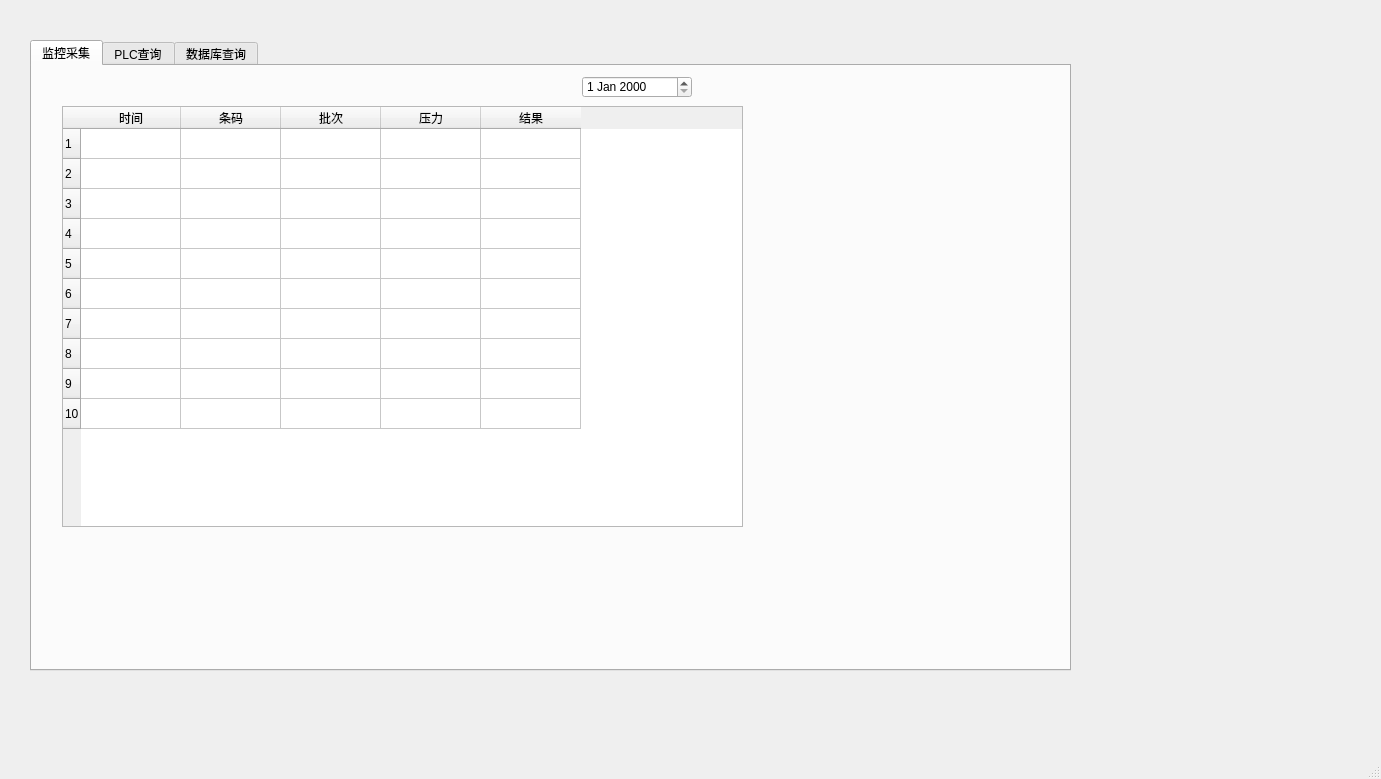
<?xml version="1.0" encoding="UTF-8"?>
<ui version="4.0">
 <class>MainWindow</class>
 <widget class="QMainWindow" name="MainWindow">
  <property name="geometry">
   <rect>
    <x>0</x>
    <y>0</y>
    <width>1381</width>
    <height>779</height>
   </rect>
  </property>
  <property name="windowTitle">
   <string>MainWindow</string>
  </property>
  <widget class="QWidget" name="centralwidget">
   <widget class="QPushButton" name="pushButton3">
    <property name="geometry">
     <rect>
      <x>820</x>
      <y>600</y>
      <width>75</width>
      <height>23</height>
     </rect>
    </property>
    <property name="font">
     <font>
      <family>楷体</family>
      <pointsize>12</pointsize>
     </font>
    </property>
    <property name="text">
     <string>EXCEL</string>
    </property>
   </widget>
   <widget class="QPushButton" name="pushButton2">
    <property name="geometry">
     <rect>
      <x>720</x>
      <y>600</y>
      <width>75</width>
      <height>23</height>
     </rect>
    </property>
    <property name="font">
     <font>
      <family>楷体</family>
      <pointsize>12</pointsize>
     </font>
    </property>
    <property name="text">
     <string>TXT</string>
    </property>
   </widget>
   <widget class="QWidget" name="horizontalLayoutWidget">
    <property name="geometry">
     <rect>
      <x>30</x>
      <y>40</y>
      <width>1041</width>
      <height>631</height>
     </rect>
    </property>
    <layout class="QHBoxLayout" name="horizontalLayout">
     <item>
      <widget class="QTabWidget" name="tabWidget2">
       <property name="currentIndex">
        <number>0</number>
       </property>
       <widget class="QWidget" name="tab">
        <attribute name="title">
         <string>监控采集</string>
        </attribute>
        <widget class="QDateEdit" name="dateEdit">
         <property name="geometry">
          <rect>
           <x>550</x>
           <y>10</y>
           <width>110</width>
           <height>22</height>
          </rect>
         </property>
        </widget>
        <widget class="QTableWidget" name="tableWidget1">
         <property name="geometry">
          <rect>
           <x>30</x>
           <y>40</y>
           <width>681</width>
           <height>421</height>
          </rect>
         </property>
         <row>
          <property name="text">
           <string>1</string>
          </property>
         </row>
         <row>
          <property name="text">
           <string>2</string>
          </property>
         </row>
         <row>
          <property name="text">
           <string>3</string>
          </property>
         </row>
         <row>
          <property name="text">
           <string>4</string>
          </property>
         </row>
         <row>
          <property name="text">
           <string>5</string>
          </property>
         </row>
         <row>
          <property name="text">
           <string>6</string>
          </property>
         </row>
         <row>
          <property name="text">
           <string>7</string>
          </property>
         </row>
         <row>
          <property name="text">
           <string>8</string>
          </property>
         </row>
         <row>
          <property name="text">
           <string>9</string>
          </property>
         </row>
         <row>
          <property name="text">
           <string>10</string>
          </property>
         </row>
         <column>
          <property name="text">
           <string>时间</string>
          </property>
         </column>
         <column>
          <property name="text">
           <string>条码</string>
          </property>
         </column>
         <column>
          <property name="text">
           <string>批次</string>
          </property>
         </column>
         <column>
          <property name="text">
           <string>压力</string>
          </property>
         </column>
         <column>
          <property name="text">
           <string>结果</string>
          </property>
         </column>
        </widget>
       </widget>
       <widget class="QWidget" name="tab_2">
        <attribute name="title">
         <string>PLC查询</string>
        </attribute>
        <widget class="QLineEdit" name="lineEdit1">
         <property name="geometry">
          <rect>
           <x>159</x>
           <y>13</y>
           <width>141</width>
           <height>31</height>
          </rect>
         </property>
        </widget>
        <widget class="QPushButton" name="pushButton1">
         <property name="geometry">
          <rect>
           <x>386</x>
           <y>9</y>
           <width>75</width>
           <height>29</height>
          </rect>
         </property>
         <property name="font">
          <font>
           <family>楷体</family>
           <pointsize>16</pointsize>
          </font>
         </property>
         <property name="text">
          <string>查询</string>
         </property>
        </widget>
        <widget class="QLabel" name="label">
         <property name="geometry">
          <rect>
           <x>9</x>
           <y>20</y>
           <width>144</width>
           <height>16</height>
          </rect>
         </property>
         <property name="font">
          <font>
           <family>楷体</family>
           <pointsize>12</pointsize>
          </font>
         </property>
         <property name="text">
          <string>输入起始地址：</string>
         </property>
        </widget>
        <widget class="QPushButton" name="pushButton2_2">
         <property name="geometry">
          <rect>
           <x>460</x>
           <y>10</y>
           <width>75</width>
           <height>29</height>
          </rect>
         </property>
         <property name="font">
          <font>
           <family>楷体</family>
           <pointsize>16</pointsize>
          </font>
         </property>
         <property name="text">
          <string>写入</string>
         </property>
        </widget>
        <widget class="QLabel" name="label_2">
         <property name="geometry">
          <rect>
           <x>83</x>
           <y>50</y>
           <width>451</width>
           <height>20</height>
          </rect>
         </property>
         <property name="font">
          <font>
           <family>楷体</family>
           <pointsize>12</pointsize>
          </font>
         </property>
         <property name="text">
          <string>例如 查询请输入：D0，写入请输入：D0=1</string>
         </property>
        </widget>
        <widget class="QListWidget" name="listWidget1">
         <property name="geometry">
          <rect>
           <x>70</x>
           <y>80</y>
           <width>521</width>
           <height>411</height>
          </rect>
         </property>
        </widget>
       </widget>
       <widget class="QWidget" name="tab_3">
        <attribute name="title">
         <string>数据库查询</string>
        </attribute>
        <widget class="QCheckBox" name="checkBox1">
         <property name="geometry">
          <rect>
           <x>90</x>
           <y>50</y>
           <width>91</width>
           <height>19</height>
          </rect>
         </property>
         <property name="text">
          <string>CheckBox</string>
         </property>
        </widget>
        <widget class="QLineEdit" name="lineEdit2">
         <property name="geometry">
          <rect>
           <x>210</x>
           <y>50</y>
           <width>113</width>
           <height>21</height>
          </rect>
         </property>
        </widget>
        <widget class="QPushButton" name="pushButton4">
         <property name="geometry">
          <rect>
           <x>470</x>
           <y>50</y>
           <width>93</width>
           <height>28</height>
          </rect>
         </property>
         <property name="text">
          <string>PushButton</string>
         </property>
        </widget>
        <widget class="QListView" name="listView1">
         <property name="geometry">
          <rect>
           <x>100</x>
           <y>110</y>
           <width>571</width>
           <height>361</height>
          </rect>
         </property>
        </widget>
       </widget>
      </widget>
     </item>
    </layout>
   </widget>
  </widget>
  <widget class="QMenuBar" name="menubar">
   <property name="geometry">
    <rect>
     <x>0</x>
     <y>0</y>
     <width>1381</width>
     <height>26</height>
    </rect>
   </property>
  </widget>
  <widget class="QStatusBar" name="statusbar"/>
 </widget>
 <resources/>
 <connections/>
</ui>
